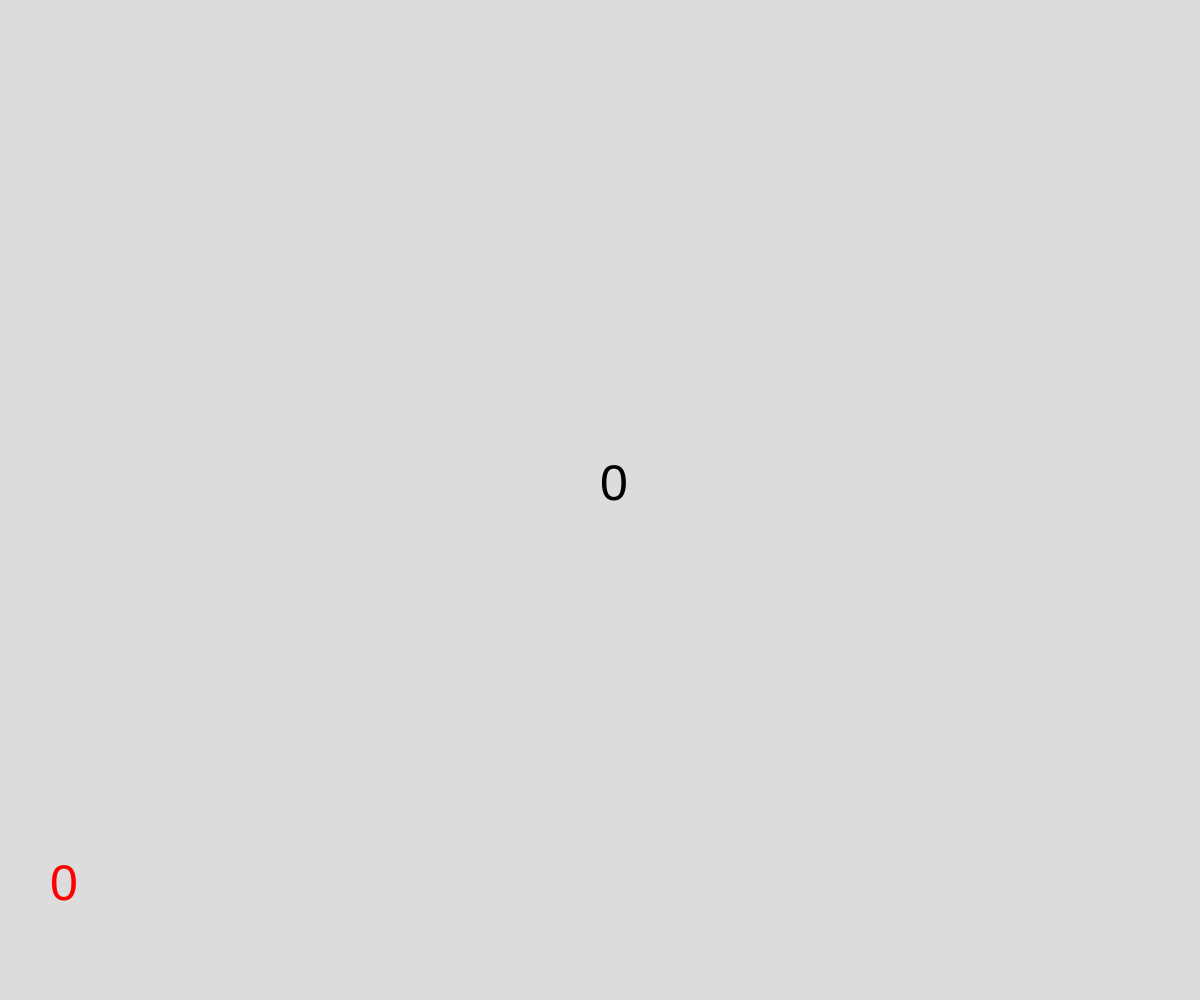
Frame 1 (no input)
Frame 60 (no input): identical to frame 1, image omitted
Frame 120 (the mouse pressed at the canvas centre since frame 60): blank canvas, image omitted

The p5.js sketch that drew this single still picture (run headless with seeded random() and noise() and a simulated clock; from frame 60 on, the mouse is pressed at the canvas centre):

// p5.js sketch
// ── sketch.js
// Local Sotrage Demo
// Saabir
// Dec. 5th, 2022
//
// Extra for Experts:
// - describe what you did to take this project "above and beyond"

let numberOfClicks = 0;
let highestClicks = 0;

function setup() {
  createCanvas(windowWidth, windowHeight);
  if (getItem("highscore") !== null) {
    highestClicks = getItem("highscore");
  }

  else {
    storeItem("highscore, 0");
  }
}

function draw() {
  background(220);

  fill("black");
  textSize(50);
  text(numberOfClicks, width/2, height/2);

  fill("red");
  text(highestClicks, 50, height - 100);
}

function mousePressed(){
  numberOfClicks++;

  if (numberOfClicks > getItem("highscore")) {
    storeItem("highscore", numberOfClicks);
    highestClicks = numberOfClicks;
  }
}
  
